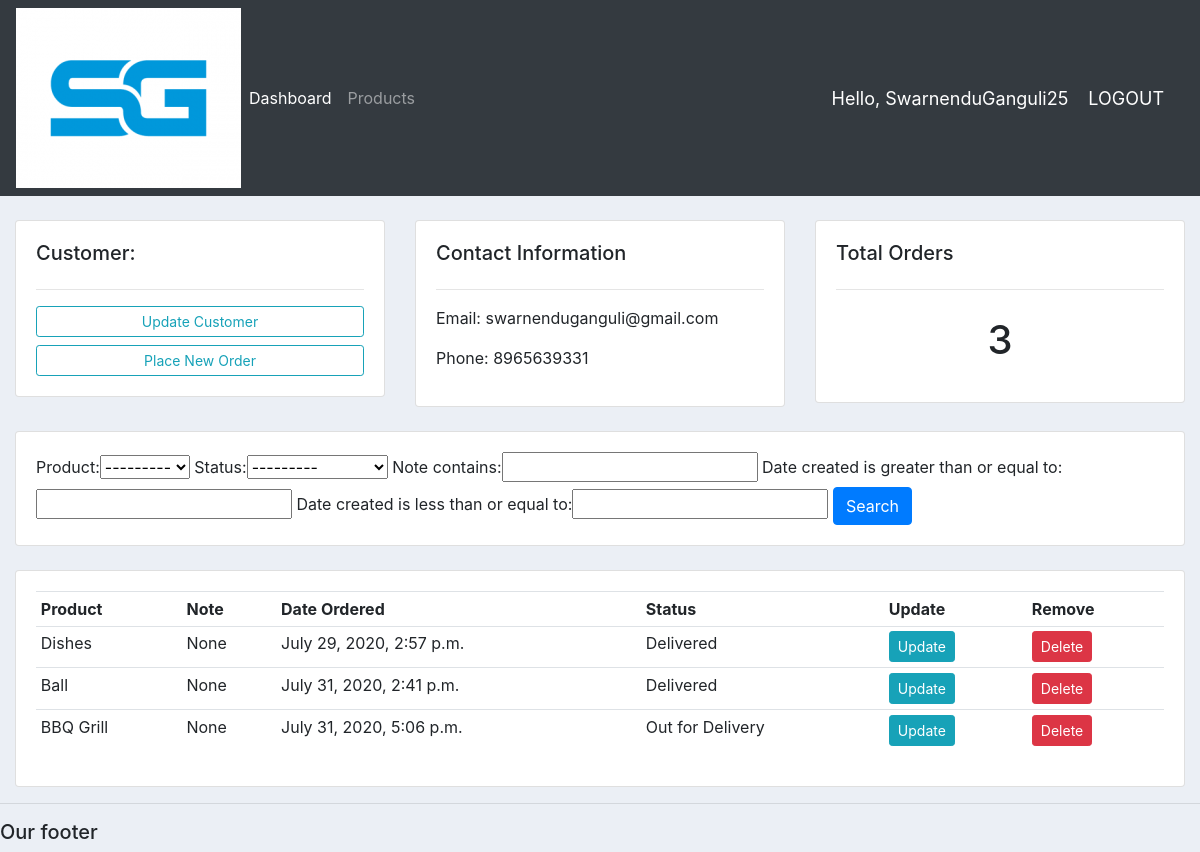
The app's page /customer/1/ (signed in) with its own data.
### accounts/models.py (models this page shows, shortened)
class Customer(models.Model):
    user = models.OneToOneField(User, null=True, blank=True, on_delete=models.CASCADE)
    name = models.CharField(max_length=200, null=True)
    phone = models.CharField(max_length=200, null=True)
    email = models.CharField(max_length=200, null=True)
    profile_pic = models.ImageField(default="default_profile.png", null=True, blank=True)
    date_created = models.DateTimeField(auto_now_add=True, null=True)

class Order(models.Model):
    STATUS = (
        ('Pending', 'Pending'),
        ('Out for Delivery', 'Out for Delivery'),
        ('Delivered', 'Delivered')
    )
    customer = models.ForeignKey(Customer, null=True, on_delete= models.SET_NULL)
    product = models.ForeignKey(Product, null=True, on_delete= models.SET_NULL)
    date_created = models.DateTimeField(auto_now_add=True, null=True)
    status = models.CharField(max_length=200, null=True, choices=STATUS)
    note = models.CharField(max_length=1000, null=True)

class Product(models.Model):
    CATEGORY = (
        ('Outdoor', 'Outdoor'),
        ('Indoor', 'Indoor'),
    )
    name = models.CharField(max_length=200, null=True)
    price = models.FloatField()
    category = models.CharField(max_length=200, null=True, choices=CATEGORY)
    description = models.CharField(max_length=200, null=True, blank=True)
    date_created = models.DateTimeField(auto_now_add=True, null=True)
    tags = models.ManyToManyField(Tag)
    def __str__(self):
        return self.name

### accounts/decorators.py (the view)
        def wrapper_func(request, *args, **kwargs):
            group = None
            if request.user.groups.exists():
                group = request.user.groups.all()[0].name
            if group in allowed_roles:
                return view_func(request, *args, **kwargs)
            else:
                return HttpResponse('You are not authorized to view this page')

### accounts/views.py (called while the page is built)
@login_required(login_url='login')
@allowed_users(allowed_roles=['admin'])
def customer(request, pk):
    customer = Customer.objects.get(id=pk)
    orders = customer.order_set.all()
    order_count = orders.count()
    myFilter = OrderFilter(request.GET, queryset=orders)
    orders = myFilter.qs
    context = {'customer':customer, 'orders':orders, 'order_count':order_count, 'myFilter':myFilter}
    return render(request, 'accounts/customer.html', context)

### accounts/templates/accounts/customer.html
{%  extends 'accounts/main.html' %}
{% block content %}
	<br>
<div class="row">
	<div class="col-md">
		<div class="card card-body">
			<h5>Customer:</h5>
			<hr>
			<a class="btn btn-outline-info  btn-sm btn-block" href="">Update Customer</a>
			<a class="btn btn-outline-info  btn-sm btn-block" href="{% url 'create_order' customer.id %}">Place New Order</a>
		</div>
	</div>
	<div class="col-md">
		<div class="card card-body">
			<h5>Contact Information</h5>
			<hr>
			<p>Email: {{customer.email}}</p>
			<p>Phone: {{customer.phone}}</p>
		</div>
	</div>
	<div class="col-md">
		<div class="card card-body">
			<h5>Total Orders</h5>
			<hr>
			<h1 style="text-align: center;padding: 10px">{{order_count}}</h1>
		</div>
	</div>
</div>
<br>
<div class="row">
	<div class="col">
		<div class="card card-body">
			<form method="get">
			{{myFilter.form}}
		    <button class="btn btn-primary" type="submit">Search</button>
		  </form>
		</div>
	</div>
</div>
<br>
<div class="row">
	<div class="col-md">
		<div class="card card-body">
			<table class="table table-sm">
				<tr>
					<th>Product</th>
					<th>Note</th>
					<th>Date Ordered</th>
					<th>Status</th>
					<th>Update</th>
					<th>Remove</th>
				</tr>
				{% for order in orders %}
					<tr>
						<td>{{order.product}}</td>
						<td>{{order.note}}</td>
						<td>{{order.date_created}}</td>
						<td>{{order.status}}</td>
						<td><a class="btn btn-sm btn-info" href="{% url 'update_order' order.id %}">Update</a></td>
						<td><a class="btn btn-sm btn-danger" href="{% url 'delete_order' order.id %}">Delete</a></td>
					</tr>
				{% endfor %}
			</table>
		</div>
	</div>
</div>
{% endblock %}

### accounts/templates/accounts/navbar.html (shortened to what this page needs)
{% load static %}
<nav class="navbar navbar-expand-lg navbar-dark bg-dark">
  <img src="{% static 'images/sg-logo.png' %}">
  <div class="collapse navbar-collapse" id="navbarNav">
    <ul class="navbar-nav">
      {% if request.user.is_staff %}
      <li class="nav-item active">
        <a class="nav-link" href="{% url 'home' %}">Dashboard</a>
      </li>
      <li class="nav-item">
        <a class="nav-link" href="{% url 'products' %}">Products</a>
      </li>
      {% else %}
      <li class="nav-item">
        <a class="nav-link" href="{% url 'account' %}">Settings</a>
      </li>
      {% endif %}
    </ul>
  </div>
  <span class="hello-msg">Hello, {{request.user}}</span>
  <span><a class="hello-msg" href="{% url 'logout' %}">LOGOUT</a></span>
</nav>

### static/css/main.css (style rules this page uses)
body { background-color: #ebeff5; }

### accounts/templates/accounts/navbar.html (style rules this page uses)
.hello-msg { font-size: 18px; color: #fff; margin-right: 20px; }

### records on screen
Customer: email "swarnenduganguli@gmail.com", phone "8965639331"
Order: product "Dishes", note "None", date_created "July 29, 2020, 2:57 p.m.", status "Delivered"
Order: product "Ball", note "None", date_created "July 31, 2020, 2:41 p.m.", status "Delivered"
Order: product "BBQ Grill", note "None", date_created "July 31, 2020, 5:06 p.m.", status "Out for Delivery"

### other values on screen
{{ request.user }} "SwarnenduGanguli25"
{{ order_count }} "3"
